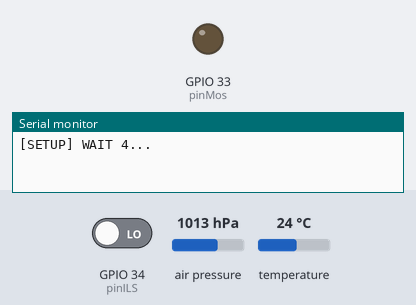
Recording of a sketch running on a simulated ESP32. Parts: output pins drawn as LEDs (lit = HIGH), the last lines printed to the serial monitor. Inputs (shaded band) come from the test bench; at power-on: GPIO 34 (pinILS) LOW, air pressure 1013 hPa, temperature 24 °C. WiFi joins after 1.5 s; servers stay silent unless stated; uploads are accepted with an empty reply. At 74.5 s the program puts the board to deep sleep or switches it off; the recording ends there.

Above: at 0.1 s.
At 2.1 s:
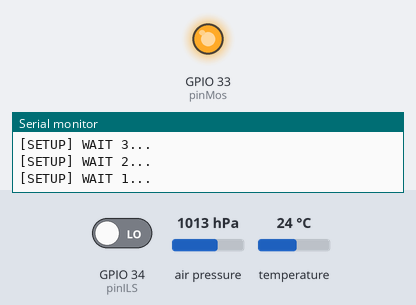
Timing chart, 0 to 3.6 s (numbered marks = the images above):
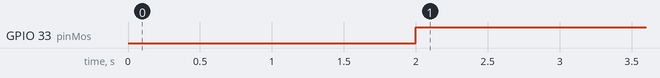

Measured:
- by itself, GPIO 33 (pinMos): LOW → HIGH at 2.0 s

The sketch:

esp32.ino
```cpp
#include <Arduino.h>

#include <SPI.h>
#include <SPIFFS.h>


#include <WiFi.h>
#include <WiFiMulti.h>
#include <HTTPClient.h>

#include <Adafruit_BMP280.h>
#include <Wire.h>

// définition des pins
#define pinAir 35
#define pinHum 32
#define pinILS 34
#define pinMos 33 	// pin du mosfet de controle du capteur de qualité d'air

// définition des variables utiles
#define pi 3.14159265359
#define RayonDesBras    0.1 // en mètre de l'anénomètre
#define USE_SERIAL Serial

// facteur pour transformer des µsecondes en secondes
#define usToSFactor 1000000

// Décalaration du mode Wifi
WiFiMulti wifiMulti;

// Déclatation du capteur BMP280, Barrométrie, température, Altitude
Adafruit_BMP280 BMP280;


float airQuality;
float humidity;
int pressure;
float temp;
float vitesseVent;


String ssid = "your_ssid";
String pass = "...........";
String server = "ip.ip.ip.ip:443";
String requette = "insert&device=test&value=4269";

float FEtalonage(1);


float getTurnsPerSecond(){

	// nombre tours = count / 2 = 5;
	// donc temps pour un tour vaut deltaTime /5

	float count = 1;
	float turnsPerSecond;
	float time1 = millis();
	float time2 = 0;
	bool isActive(false);
	bool isActiveOld(false);
	float deltaTime = 0;

	USE_SERIAL.println("Mesure en cours");

	while (deltaTime <= 10000){

		isActive = digitalRead(pinILS);

		if((isActive == true && isActiveOld == false)){
			count++;
		}
		time2 = millis();
		deltaTime = time2-time1;
		isActiveOld = isActive;
	}

	turnsPerSecond = (count/2)/10;
	USE_SERIAL.println("\nMesure terminée");

	return turnsPerSecond;
}

void sendData(String device, float value, String unit){
	if((wifiMulti.run() == WL_CONNECTED)){

		HTTPClient http;
		http.begin(String("http://")+ server +"/?insert&device="+device+"&value="+ String(value)+ "&unit=" + unit ); //HTTP

		int httpCode = http.GET();
		if (httpCode >0){
			USE_SERIAL.printf("[HTTP] GET... code: %d\n", httpCode);
			// file found at server
			if(httpCode == HTTP_CODE_OK) {
				String payload = http.getString();
				USE_SERIAL.println(payload);
			}
		}else {
			USE_SERIAL.printf("[HTTP] GET... failed, error: %s\n", http.errorToString(httpCode).c_str());
		}
	http.end();
	}
}


void setup() {

	// ouverture de la connection serie avec l'ordinateur
	USE_SERIAL.begin(115200);
	USE_SERIAL.println();

	for(uint8_t t = 4; t > 0; t--) {
			USE_SERIAL.printf("[SETUP] WAIT %d...\n", t);
			USE_SERIAL.flush();
			delay(500);
	}

	// le capteur de qualité d'air doit s'initialiser pendant 1 minute au moins
	pinMode(pinMos,OUTPUT);
	digitalWrite(pinMos,HIGH);
	delay(60000);

	wifiMulti.addAP(ssid.c_str(), pass.c_str());

	/*-------------------------------------------------------------------------------------------------*/
	pinMode(pinAir,INPUT); // capteur qualité air
	pinMode(pinHum, INPUT); // capteur humidité


	if (!BMP280.begin()) {
		USE_SERIAL.println(F("Could not find a valid BMP280 sensor, check wiring!"));
		while (1);
 	}

	pinMode(pinILS, INPUT);
	/*********************************** Capteur I2C **************************************************/
	temp = BMP280.readTemperature();
	pressure = BMP280.readPressure();

	/********************************* Capteur humidité ***********************************************/

	float value = analogRead(pinHum);
	float Vout = ((value * 3.3)/4095)/0.64;
	float sensorRH = (Vout/(0.0062*5)) - 25.81;
	humidity = sensorRH/(1.0546-(0.00216*temp));

	/******************************** Capteur Qualité Air *********************************************/

	airQuality = analogRead(pinAir);
	float conversion = airQuality*(3.3/4095); // tension après pont = (valeur*3.3/4095)
	conversion = conversion/0.64;       // tension avant pont = tensionApres/0.64
	conversion = conversion *(1023/5);  // equivalence tension entre 0 et 1023 : tension*1023/5

	/*********************************** Anénomètre ***************************************************/

	float NombreTourSec = getTurnsPerSecond();
	vitesseVent = 2*pi*RayonDesBras*NombreTourSec*FEtalonage*3.6;


	/*********************************** Affichage ****************************************************/

	sendData("windSpeed",vitesseVent, "km/h");
	sendData("temperature",temp, "C");
	sendData("pressure", pressure, "Pa");
	sendData("humidity",humidity, "%RH");
	sendData("airQuality",conversion, "");

	// temps en secondes avant de redémarrer l'esp
	esp_sleep_enable_timer_wakeup(1740 * usToSFactor);
	esp_deep_sleep_start();
}

void loop() {}
```
